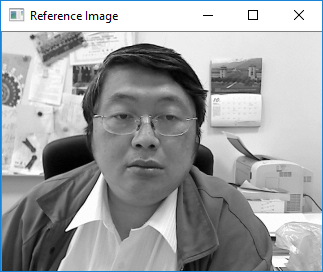
//> input picture Multimedia Assignments/Assignment 03 - MotionVectorPrediction/-- Result Images --/Reference Image.png, 323 x 272 px, given in place of Reference Image.pgm, which was not available
$ ./Source   (built with g++ and OpenCV 4)
//> lines starting //> are read from the running program, lines starting //| are printed output that depends on the picture; pictures that were not available may be replaced by others from this repository, and a replacement may not be noted
### Multimedia Assignments/Assignment 03 - MotionVectorPrediction/MotionVectorPrediction/MotionVectorPrediction/MVSearchLib.h
#pragma once
#ifndef MVSEARCHLIB_H
#define MVSEARCHLIB_H

#include <opencv2/opencv.hpp>
#include <cmath>
#include <ctime>
#define MAX_VALUE 999999999999


struct MotionVector {
	int u;
	int v;

	MotionVector() :u(0), v(0) {}
	// [4 lines left out: function MotionVector, not called in this run]
};


class Predictor {
public:
	//Predictor Status
	static const enum Status { DATA_ERROR,DATA_READY,PREDICTION_DONE};
	static const enum SearchMethod { SEQUENTIAL_SEARCH, LOGARITHM_2D_SEARCH };
#pragma region InitPart
	Predictor(int N,int P,cv::Mat ref, cv::Mat tar);
	//[N] -->  num pixels in the macroblock
	//[P] -->  search windows (2P-1, 2P+1)
	// true --- init successfully
	// false --- fail to init
	bool Init(int N, int P, cv::Mat ref_image, cv::Mat tar_image);
	// true --- data available
	// false --- data is not available
	bool CheckData(int N, int P, cv::Mat ref_image, cv::Mat tar_image);
	bool CheckPredictorStatus(Status requirement);
#pragma endregion


	void Predict(SearchMethod mode = SEQUENTIAL_SEARCH);
	cv::Mat GetPredictedImage() { return predicted; }

	inline long GetMethodConsumingTime() { return consuming_time; }
	inline double GetSNRValue() { return snr_value; }
protected:
	//[x,y] the origin of the current macroblock (-- upper left corner)
	//[i,j] the displacements
	double MAD(int x, int y, int i, int j);
	double CalcSNR();
	MotionVector SequentialSearch(int x, int y);
	MotionVector Logarithm2DSearch(int x, int y);
	bool CheckBoundary(int x,int y);

	void FindMotionVectors(SearchMethod mode = SEQUENTIAL_SEARCH);
	void ReconstructImage();
private:

	Status status;

	int N; // num pixels in the macroblock
	int P; // search windows (2P-1, 2P+1)
	cv::Mat ref;
	cv::Mat tar;
	int rows;
	int cols;

	cv::Mat predicted;
	long consuming_time;//ms
	double snr_value;

	std::vector<MotionVector> mv_list;
};

#endif

### Multimedia Assignments/Assignment 03 - MotionVectorPrediction/MotionVectorPrediction/MotionVectorPrediction/MVSearchLib.cpp
#include "MVSearchLib.h"

Predictor::Predictor(int N, int P, cv::Mat ref, cv::Mat tar)
{
	if (Init(N, P, ref, tar))
		status = DATA_READY;
	else
		status = DATA_ERROR;
}

bool Predictor::Init(int N, int P, cv::Mat ref_image, cv::Mat tar_image)
{
	status = DATA_ERROR;

	if (!CheckData(N,P,ref_image,tar_image))
		return false;

	this->N = N;
	this->P = P;
	mv_list.clear();
	consuming_time = 0;
	snr_value = 0;
	ref = ref_image;
	tar = tar_image;
	rows = ref.rows;
	cols = ref.cols;
	status = DATA_READY;
	return true;
}

// [236 lines left out: functions MAD, SequentialSearch, Logarithm2DSearch, CheckBoundary, FindMotionVectors, ReconstructImage and 4 more, not called in this run]

### Multimedia Assignments/Assignment 03 - MotionVectorPrediction/MotionVectorPrediction/MotionVectorPrediction/Source.cpp
#include <iostream>
#include <fstream>
#include <cstdio>
#include "MVSearchLib.h"

// [50 lines left out: function WritePGMImage, not called in this run]


int main() {

	std::string ref_image_name = "Reference Image.pgm";
	std::string tar_image_name = "Target Image.pgm";
	std::string path_name = "C:/Users/Winter Pu/Desktop/Frames/";
	cv::Mat reference_image;
	cv::Mat target_image;

	reference_image = cv::imread(path_name + ref_image_name, cv::IMREAD_GRAYSCALE);
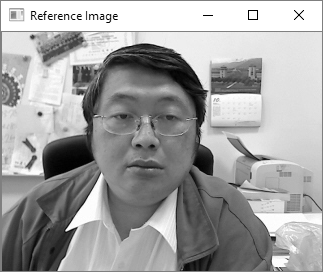
//> reference_image: 272 rows x 323 cols, CV_8UC1; min 0, max 255, mean 161.6
	target_image = cv::imread(path_name + tar_image_name, cv::IMREAD_GRAYSCALE);
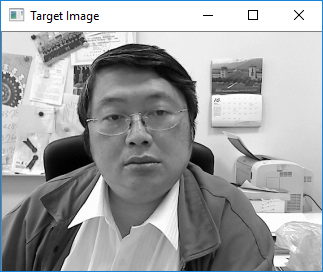
//> input picture Multimedia Assignments/Assignment 03 - MotionVectorPrediction/-- Result Images --/Target Image.png, 323 x 272 px, given in place of Target Image.pgm, which was not available
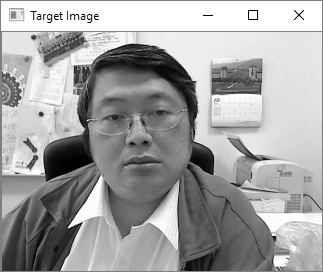
//> target_image: 272 rows x 323 cols, CV_8UC1; min 0, max 255, mean 162.7

	if (!reference_image.data || ! target_image.data)
	{
		std::cout << "Image Open Error! Please Check The Image Path!" << std::endl;
		return -1;
	}

	std::cout << std::endl << std::endl;

	Predictor predictor(16,15,reference_image,target_image);
//> (the run ends here: the program needs code that is not available in this run, at `status = DATA_ERROR;`)
